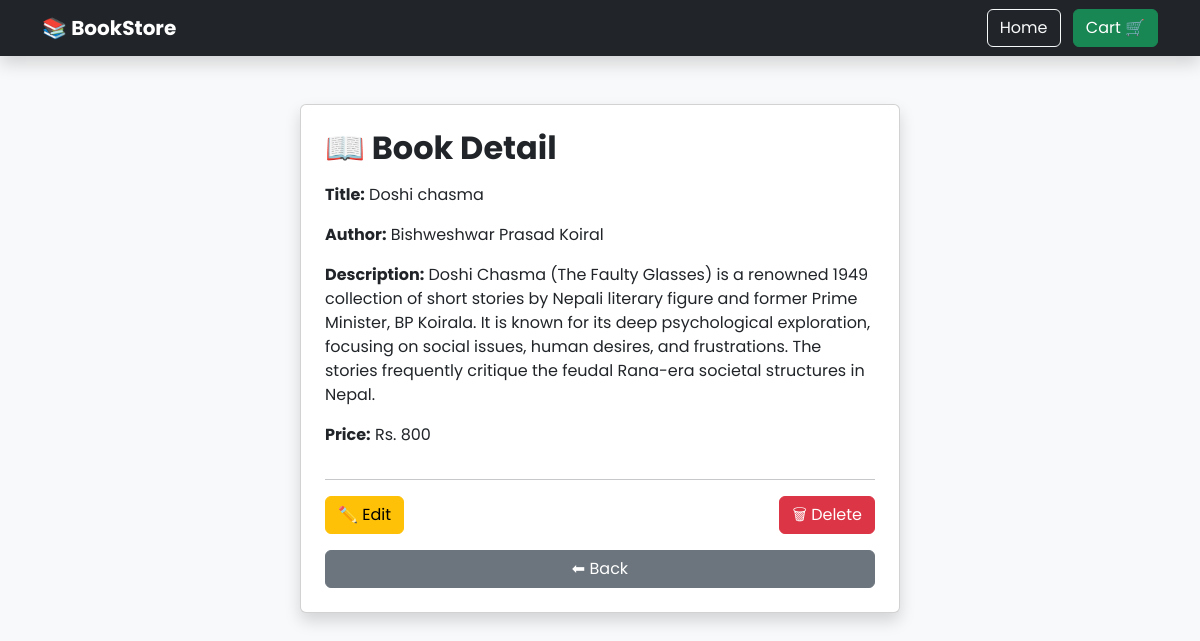
/book/detail/2/, run on the app's committed database.
### aboutbook/models.py (models this page shows, shortened)
class Book(models.Model):
    title = models.CharField(max_length=200)
    author= models.CharField(max_length=25)
    description= models.TextField()
    price= models.IntegerField()

### aboutbook/views.py (the view)
# urls.py: path('detail/<int:id>/', detail, name='detail'),    # Book detail
def detail(request, id):
    book = get_object_or_404(Book, id=id)
    return render(request, 'aboutbook/detail.html', {'book': book})

### templates/aboutbook/detail.html
{% extends 'base.html' %}
{% block body %}
<div class="card shadow p-4 mx-auto" style="max-width:600px;">
    <h2 class="mb-3 fw-bold">📖 Book Detail</h2>
    <p><strong>Title:</strong> {{ book.title }}</p>
    <p><strong>Author:</strong> {{ book.author }}</p>
    <p><strong>Description:</strong> {{ book.description }}</p>
    <p><strong>Price:</strong> Rs. {{ book.price }}</p>
    <hr>
    <div class="d-flex justify-content-between">
        <a href="{% url 'edit' book.id %}" class="btn btn-warning">✏️ Edit</a>
        <a href="{% url 'delete' book.id %}" class="btn btn-danger">🗑 Delete</a>
    </div>
    <a href="{% url 'book_list' %}" class="btn btn-secondary mt-3">⬅ Back</a>
</div>
{% endblock %}

### data on the page
Book: title "Doshi chasma", author "Bishweshwar Prasad Koiral", description "Doshi Chasma (The Faulty Glasses) is a renowned 1949 collection of short stories by Nepali literary figure and former Prime Minister, BP Koirala. It is known for its deep psychological exploration, focusing on social issues, human desires, and frustrations. The stories frequently critique the feudal Rana-era societal structures in Nepal.", price "800"
